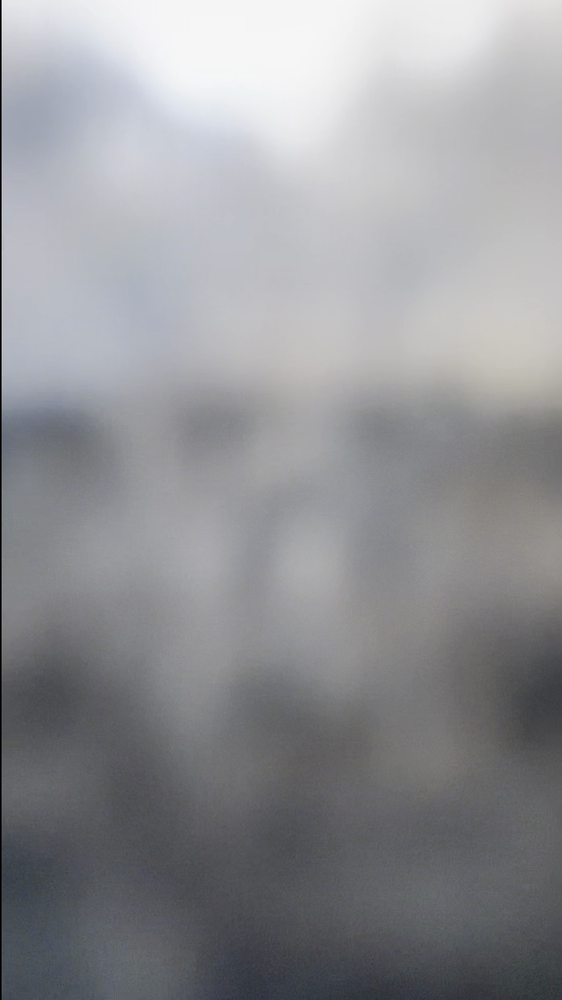
#> input picture frames2/78.png, 562 x 1000 px, shrunk from 1080 x 1920 before the run
$ python displacment_tracking.py
#> lines starting #> are read from the running program, lines starting #| are printed output that depends on the picture; after the words box and inside, x2 and y2 are one past the last pixel; in counts of white or black regions, pixels touching at a corner belong together
import cv2
import numpy as np
import os
import matplotlib.pyplot as plt

# ==================== CONFIGURATION ====================
FRAME1_PATH = 'frames2/78.png'
FRAME2_PATH = 'frames2/79.png'

# CLAHE Parameters
CLAHE_CLIP_LIMIT = 2.0
CLAHE_TILE_SIZE = (8, 8)

# Processing Options
USE_CLAHE = False  # Set to True to use CLAHE preprocessing


# ==================== FUNCTIONS ====================

def load_images(frame1_path, frame2_path):
    """Load and convert frames to grayscale."""
    if not os.path.exists(frame1_path):
        raise FileNotFoundError(f"Frame 1 not found: {frame1_path}")
    if not os.path.exists(frame2_path):
        raise FileNotFoundError(f"Frame 2 not found: {frame2_path}")

    gray1 = cv2.imread(frame1_path, 0)
    gray2 = cv2.imread(frame2_path, 0)

    if gray1 is None:
        raise ValueError(f"Could not read frame 1: {frame1_path}")
    if gray2 is None:
        raise ValueError(f"Could not read frame 2: {frame2_path}")

    # Validate dimensions match
    if gray1.shape != gray2.shape:
        raise ValueError(f"Frame dimensions don't match: {gray1.shape} vs {gray2.shape}")
    return gray1, gray2


def preprocess_with_clahe(gray_image, clip_limit=CLAHE_CLIP_LIMIT, tile_size=CLAHE_TILE_SIZE):
    """Apply CLAHE preprocessing to enhance contrast."""
    clahe = cv2.createCLAHE(clipLimit=clip_limit, tileGridSize=tile_size)
    enhanced = clahe.apply(gray_image)
    return enhanced


def calculate_phase_correlation(frame1, frame2):
    """Calculate global displacement using phase correlation."""
    # Convert to float32 for phase correlation
    frame1_f = np.float32(frame1)
    frame2_f = np.float32(frame2)

    # Calculate phase correlation
    shift, confidence = cv2.phaseCorrelate(frame1_f, frame2_f)

    return shift, confidence


def interpret_displacement(shift, confidence):
    """
    Interpret phase correlation results and return formatted information.

    Args:
        shift: (dx, dy) tuple from phaseCorrelate
        confidence: confidence value from phaseCorrelate

    Returns:
        dict with interpretation details
    """
    dx, dy = shift
    magnitude = np.sqrt(dx**2 + dy**2)

    # Determine direction labels for frame shift
    x_direction = "right" if dx > 0 else "left" if dx < 0 else "none"
    y_direction = "down" if dy > 0 else "up" if dy < 0 else "none"

    # Camera movement is opposite to frame displacement
    camera_x = "left" if dx > 0 else "right" if dx < 0 else "stationary"
    camera_y = "up" if dy > 0 else "down" if dy < 0 else "stationary"

    return {
        'dx': dx,
        'dy': dy,
        'magnitude': magnitude,
        'confidence': confidence,
        'x_direction': x_direction,
        'y_direction': y_direction,
        'camera_x': camera_x,
        'camera_y': camera_y
    }


def print_results(frame1_path, frame2_path, result_dict):
    """Print displacement results in human-readable format."""
    print("\n" + "="*50)
    print("DISPLACEMENT TRACKING RESULTS")
    print("="*50)
    print(f"Frame 1: {frame1_path}")
    print(f"Frame 2: {frame2_path}")
    print()

    print("Displacement Vector (frame shift):")
    print(f"  X-axis: {result_dict['dx']:+.2f} pixels ({result_dict['x_direction']})")
    print(f"  Y-axis: {result_dict['dy']:+.2f} pixels ({result_dict['y_direction']})")
    print()

    print("Total Displacement:")
    print(f"  Magnitude: {result_dict['magnitude']:.2f} pixels")
    print()

    print(f"Confidence: {result_dict['confidence']:.4f} ({result_dict['confidence']*100:.1f}%)")
    print()

    # Camera movement interpretation
    if result_dict['camera_x'] != 'stationary' or result_dict['camera_y'] != 'stationary':
        camera_movement = []
        if result_dict['camera_x'] != 'stationary':
            camera_movement.append(result_dict['camera_x'].upper())
        if result_dict['camera_y'] != 'stationary':
            camera_movement.append(result_dict['camera_y'].upper())
        print(f"Camera Movement: {' and '.join(camera_movement)}")
    else:
        print("Camera Movement: STATIONARY")

    print("="*50 + "\n")


def visualize_displacement(frame1_path, frame2_path, shift, output_path='displacement_visualization.png'):
    """
    Create a visualization showing displacement with overlay and arrows.

    Args:
        frame1_path: Path to first frame
        frame2_path: Path to second frame
        shift: (dx, dy) displacement tuple
        output_path: Where to save the visualization
    """
    # Load frames in color
    frame1 = cv2.imread(frame1_path)
    frame2 = cv2.imread(frame2_path)

    dx, dy = shift
    dx_int, dy_int = int(round(dx)), int(round(dy))

    height, width = frame1.shape[:2]

    # Create canvas for visualization
    # Make it larger to accommodate the shift
    canvas_height = height + abs(dy_int)
    canvas_width = width + abs(dx_int)

    # Create two canvases for overlaying
    canvas1 = np.zeros((canvas_height, canvas_width, 3), dtype=np.uint8)
    canvas2 = np.zeros((canvas_height, canvas_width, 3), dtype=np.uint8)

    # Position frame1 at origin position
    y1_start = max(0, -dy_int)
    x1_start = max(0, -dx_int)
    canvas1[y1_start:y1_start+height, x1_start:x1_start+width] = frame1

    # Position frame2 shifted by displacement
    y2_start = max(0, dy_int)
    x2_start = max(0, dx_int)
    canvas2[y2_start:y2_start+height, x2_start:x2_start+width] = frame2

    # Create overlay with transparency (50% each frame)
    overlay = cv2.addWeighted(canvas1, 0.5, canvas2, 0.5, 0)

    # Draw white borders showing non-overlapping regions
    # These are the areas where only one frame exists
    mask1 = cv2.cvtColor(canvas1, cv2.COLOR_BGR2GRAY) > 0
    mask2 = cv2.cvtColor(canvas2, cv2.COLOR_BGR2GRAY) > 0

    # Non-overlapping regions (XOR operation)
    non_overlap = np.logical_xor(mask1, mask2)

    # Draw white border around non-overlapping regions
    overlay[non_overlap] = [255, 255, 255]  # White color

    # Add a few arrows showing displacement direction
    # Place arrows at bottom of the image
    arrow_color = (255, 255, 255)  # White
    arrow_thickness = 3

    # Calculate arrow positions (3 arrows at bottom)
    arrow_y = canvas_height - 50  # 50 pixels from bottom
    arrow_positions = [
        canvas_width // 4,
        canvas_width // 2,
        3 * canvas_width // 4
    ]

    # Draw arrows
    magnitude = np.sqrt(dx**2 + dy**2)
    for arrow_x in arrow_positions:
        start_point = (arrow_x, arrow_y)
        # Scale the arrow to make it visible (multiply by factor)
        # Use a minimum arrow length of 30 pixels for visibility
        if magnitude > 0.1:
            arrow_scale = max(30 / magnitude, 3)  # Ensure minimum visible length
            end_point = (arrow_x + int(dx * arrow_scale),
                         arrow_y + int(dy * arrow_scale))
        else:
            # Displacement too small to show direction, draw a dot/small marker
            end_point = start_point

        # Draw arrow (or point if no movement)
        if start_point != end_point:
            cv2.arrowedLine(overlay, start_point, end_point,
                           arrow_color, arrow_thickness, tipLength=0.3)
        else:
            cv2.circle(overlay, start_point, 5, arrow_color, -1)

    # Add text showing displacement values
    text = f"Displacement: dx={dx:.1f}px, dy={dy:.1f}px"
    cv2.putText(overlay, text, (10, 30),
               cv2.FONT_HERSHEY_SIMPLEX, 0.8, (255, 255, 255), 2)

    # Save the visualization
    cv2.imwrite(output_path, overlay)
    print(f"Visualization saved to: {output_path}")

    # Display the visualization
    overlay_rgb = cv2.cvtColor(overlay, cv2.COLOR_BGR2RGB)
    plt.figure(figsize=(14, 8))
    plt.imshow(overlay_rgb)
    plt.title(f"Displacement: dx={dx:.2f}px, dy={dy:.2f}px")
    plt.axis('off')
    plt.tight_layout()
    plt.show()

    return overlay


def process_two_frames(frame1_path, frame2_path, use_clahe=USE_CLAHE):
    """
    Process two frames and calculate displacement.

    Args:
        frame1_path: Path to first frame
        frame2_path: Path to second frame
        use_clahe: Whether to apply CLAHE preprocessing

    Returns:
        result_dict: Dictionary with displacement information
    """
    # Load images
    print(f"Loading frames...")
    gray1, gray2 = load_images(frame1_path, frame2_path)
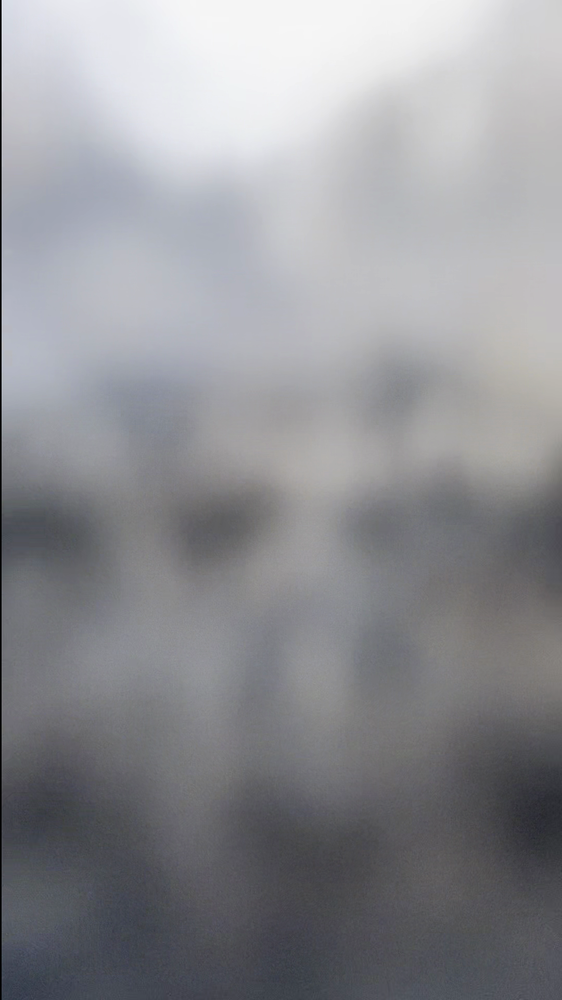
#> input picture frames2/79.png, 562 x 1000 px, shrunk from 1080 x 1920 before the run
    print(f"  Frame dimensions: {gray1.shape}")
#|   Frame dimensions: (1000, 562)

    # Optionally apply CLAHE
    if use_clahe:
        print(f"Applying CLAHE preprocessing...")
        processed1 = preprocess_with_clahe(gray1)
        processed2 = preprocess_with_clahe(gray2)
    else:
        print(f"Using raw grayscale (CLAHE disabled)...")
        processed1 = gray1
        processed2 = gray2

    # Calculate phase correlation
    print(f"Calculating phase correlation...")
    shift, confidence = calculate_phase_correlation(processed1, processed2)
#> in calculate_phase_correlation, `shift, confidence = cv2.phaseCorrelate(frame1_f, frame2_f)`: shift = (-0.0131, -0.0129); confidence = 0.58
#> shift = (-0.0131, -0.0129); confidence = 0.58

    # Interpret results
    result_dict = interpret_displacement(shift, confidence)
#> in interpret_displacement, `dx, dy = shift`: dx = -0.0131; dy = -0.0129
#> in interpret_displacement, `magnitude = np.sqrt(dx**2 + dy**2)`: magnitude = 0.0184
#> in interpret_displacement, `x_direction = "right" if dx > 0 else "left" if dx < 0 else "none"`: x_direction = 'left'
#> in interpret_displacement, `y_direction = "down" if dy > 0 else "up" if dy < 0 else "none"`: y_direction = 'up'
#> in interpret_displacement, `camera_x = "left" if dx > 0 else "right" if dx < 0 else "stationary"`: camera_x = 'right'
#> in interpret_displacement, `camera_y = "up" if dy > 0 else "down" if dy < 0 else "stationary"`: camera_y = 'down'
#> result_dict = {'dx': -0.0131, 'dy': -0.0129, 'magnitude': 0.0184, 'confidence': 0.58, 'x_direction': 'left', 'y_direction': 'up', 'camera_x': 'right', 'camera_y': 'down'}

    return result_dict


# ==================== MAIN EXECUTION ====================

if __name__ == '__main__':
    try:
        # Process the two frames
        results = process_two_frames(FRAME1_PATH, FRAME2_PATH)
#> results has the same summary as result_dict in process_two_frames

        # Print results
        print_results(FRAME1_PATH, FRAME2_PATH, results)
#|   X-axis: -0.01 pixels (left)
#|   Y-axis: -0.01 pixels (up)
#|   Magnitude: 0.02 pixels
#| Confidence: 0.5797 (58.0%)
#| Camera Movement: RIGHT and DOWN

        # Create visualization
        print("\nCreating displacement visualization...")
        shift = (results['dx'], results['dy'])
#> shift = (-0.0131, -0.0129)
        visualize_displacement(FRAME1_PATH, FRAME2_PATH, shift)
#> in visualize_displacement, frame1 is the input picture: shape (1000, 562, 3); mean B, G, R 150.3, 146.9, 146
#> in visualize_displacement, frame2 is the input picture: shape (1000, 562, 3); mean B, G, R 148.2, 144, 143.4
#> in visualize_displacement, `dx, dy = shift`: dx = -0.0131; dy = -0.0129
#> in visualize_displacement, `dx_int, dy_int = int(round(dx)), int(round(dy))`: dx_int = 0
#> in visualize_displacement, `canvas_height = height + abs(dy_int)`: canvas_height = 1000
#> in visualize_displacement, `canvas_width = width + abs(dx_int)`: canvas_width = 562
#> in visualize_displacement, `y1_start = max(0, -dy_int)`: y1_start = 0
#> in visualize_displacement, `overlay = cv2.addWeighted(canvas1, 0.5, canvas2, 0.5, 0)`:
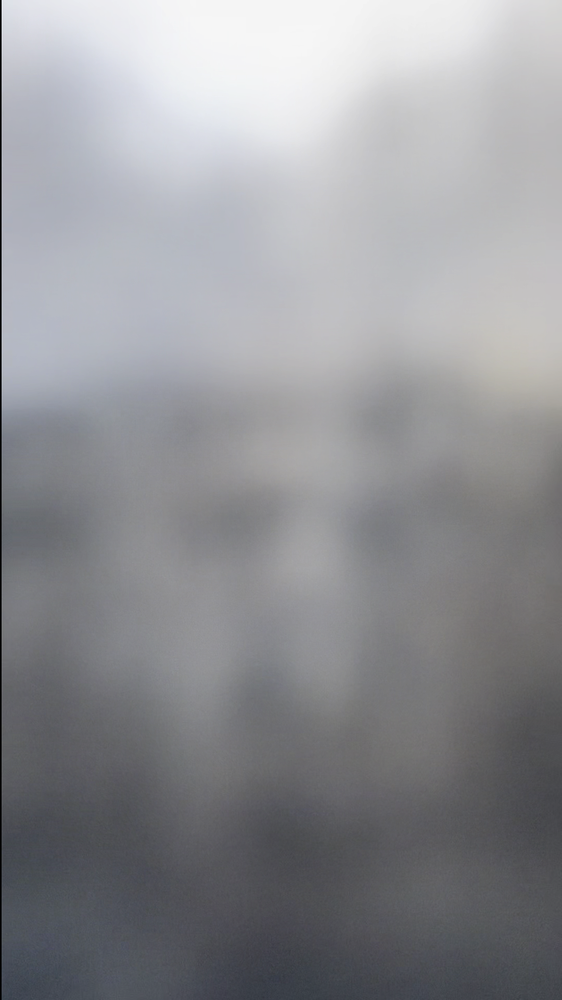
#> overlay: shape (1000, 562, 3); mean B, G, R 149.3, 145.5, 144.7
#> in visualize_displacement, `mask1 = cv2.cvtColor(canvas1, cv2.COLOR_BGR2GRAY) > 0`:
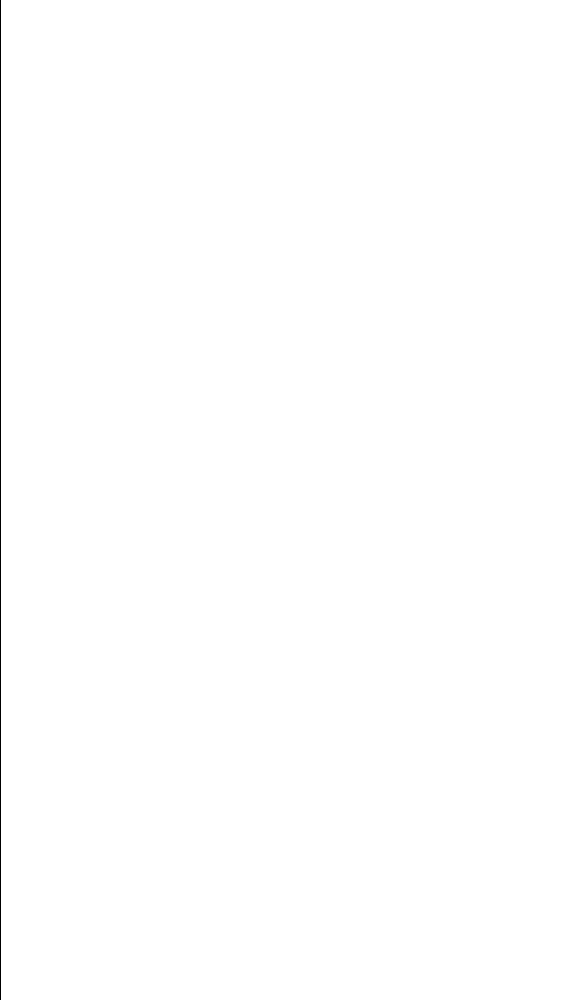
#> mask1: shape (1000, 562) bool; 99.8% white; black in thin lines or dots, all inside (x1, y1, x2, y2) = (0, 0, 1, 1000)
#> in visualize_displacement, `non_overlap = np.logical_xor(mask1, mask2)`: non_overlap: shape (1000, 562) bool; every value is 0
#> in visualize_displacement, `arrow_y = canvas_height - 50`: arrow_y = 950
#> in visualize_displacement, `arrow_positions = [ canvas_width // 4, canvas_width // 2, 3 * canvas_w..`: arrow_positions = [140, 281, 421]
#> in visualize_displacement, `magnitude = np.sqrt(dx**2 + dy**2)`: magnitude = 0.0184
#> the loop in visualize_displacement, `for arrow_x in arrow_positions:` made 3 passes
#> (arrow_x, end_point) on passes 1 to 3: (140, (140, 950)), (281, (281, 950)), (421, (421, 950))
#> after the loop in visualize_displacement, `for arrow_x in arrow_positions:`:
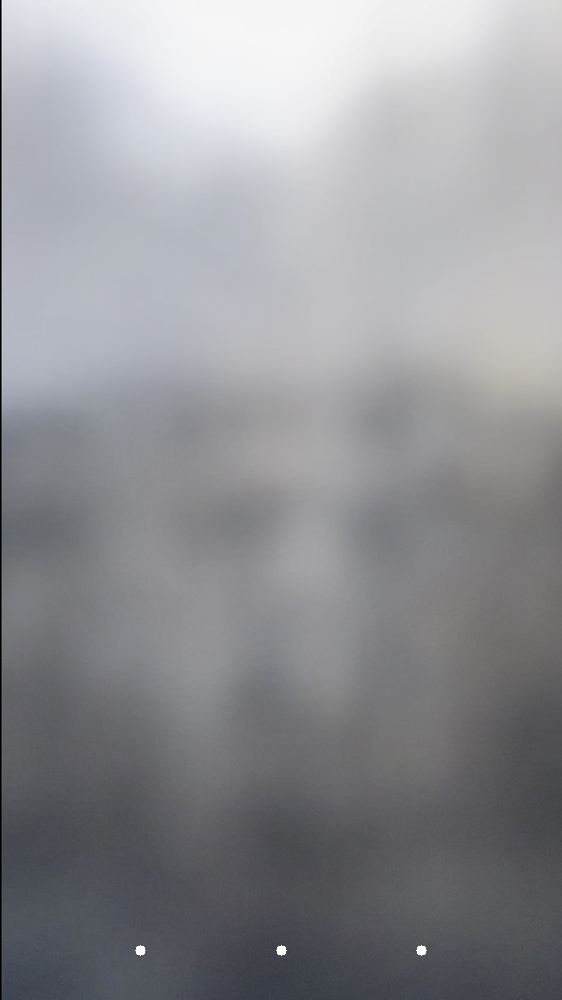
#> overlay: shape (1000, 562, 3); 0.04% of pixels changed, all inside (x1, y1, x2, y2) = (135, 945, 427, 956)
#> in visualize_displacement, `text = f"Displacement: dx={dx:.1f}px, dy={dy:.1f}px"`: text = 'Displacement: dx=-0.0px, dy=-0.0px'
#> in visualize_displacement, `cv2.putText(overlay, text, (10, 30), cv2.FONT_HERSHEY_SIMPLEX, 0.8, (2..`: overlay: shape (1000, 562, 3); 0.54% of pixels changed, all inside (x1, y1, x2, y2) = (12, 11, 494, 38)

    except FileNotFoundError as e:
        print(f"Error: {e}")
    except ValueError as e:
        print(f"Error: {e}")
    except Exception as e:
        print(f"Unexpected error: {e}")
        import traceback
        traceback.print_exc()
